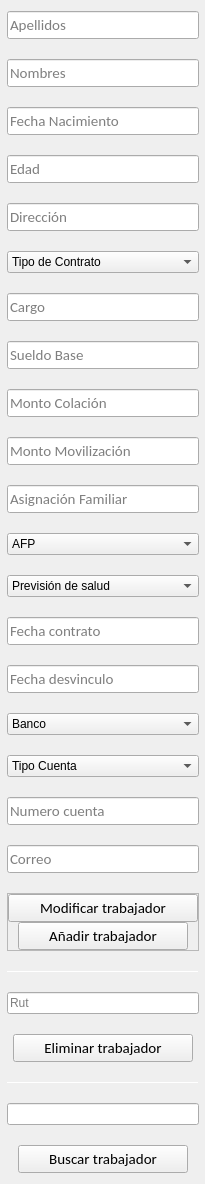
                <widget class="QWidget" name="scrollAreaWidgetContents_2">
                 <property name="geometry">
                  <rect>
                   <x>0</x>
                   <y>0</y>
                   <width>203</width>
                   <height>1105</height>
                  </rect>
                 </property>
                 <property name="styleSheet">
                  <string notr="true"/>
                 </property>
                 <layout class="QVBoxLayout" name="verticalLayout_24">
                  <property name="spacing">
                   <number>20</number>
                  </property>
                  <property name="leftMargin">
                   <number>7</number>
                  </property>
                  <property name="topMargin">
                   <number>11</number>
                  </property>
                  <property name="rightMargin">
                   <number>6</number>
                  </property>
                  <property name="bottomMargin">
                   <number>11</number>
                  </property>
                  <item>
                   <widget class="QLineEdit" name="lineProyecto_2">
                    <property name="font">
                     <font>
                      <family>Calibri</family>
                      <pointsize>11</pointsize>
                      <weight>50</weight>
                      <italic>false</italic>
                      <bold>false</bold>
                     </font>
                    </property>
                    <property name="text">
                     <string/>
                    </property>
                    <property name="placeholderText">
                     <string>Apellidos</string>
                    </property>
                   </widget>
                  </item>
                  <item>
                   <widget class="QLineEdit" name="lineProyecto_3">
                    <property name="font">
                     <font>
                      <family>Calibri</family>
                      <pointsize>11</pointsize>
                      <weight>50</weight>
                      <italic>false</italic>
                      <bold>false</bold>
                     </font>
                    </property>
                    <property name="text">
                     <string/>
                    </property>
                    <property name="placeholderText">
                     <string>Nombres</string>
                    </property>
                   </widget>
                  </item>
                  <item>
                   <widget class="QLineEdit" name="lineProyecto_4">
                    <property name="font">
                     <font>
                      <family>Calibri</family>
                      <pointsize>11</pointsize>
                      <weight>50</weight>
                      <italic>false</italic>
                      <bold>false</bold>
                     </font>
                    </property>
                    <property name="text">
                     <string/>
                    </property>
                    <property name="placeholderText">
                     <string>Fecha Nacimiento</string>
                    </property>
                   </widget>
                  </item>
                  <item>
                   <widget class="QLineEdit" name="lineProyecto_5">
                    <property name="font">
                     <font>
                      <family>Calibri</family>
                      <pointsize>11</pointsize>
                      <weight>50</weight>
                      <italic>false</italic>
                      <bold>false</bold>
                     </font>
                    </property>
                    <property name="text">
                     <string/>
                    </property>
                    <property name="placeholderText">
                     <string>Edad</string>
                    </property>
                   </widget>
                  </item>
                  <item>
                   <widget class="QLineEdit" name="lineProyecto_6">
                    <property name="font">
                     <font>
                      <family>Calibri</family>
                      <pointsize>11</pointsize>
                      <weight>50</weight>
                      <italic>false</italic>
                      <bold>false</bold>
                     </font>
                    </property>
                    <property name="text">
                     <string/>
                    </property>
                    <property name="placeholderText">
                     <string>Dirección</string>
                    </property>
                   </widget>
                  </item>
                  <item>
                   <widget class="QComboBox" name="comboBox">
                    <property name="layoutDirection">
                     <enum>Qt::LeftToRight</enum>
                    </property>
                    <property name="currentText">
                     <string>Tipo de Contrato</string>
                    </property>
                    <item>
                     <property name="text">
                      <string>Tipo de Contrato</string>
                     </property>
                    </item>
                   </widget>
                  </item>
                  <item>
                   <widget class="QLineEdit" name="lineProyecto_8">
                    <property name="font">
                     <font>
                      <family>Calibri</family>
                      <pointsize>11</pointsize>
                      <weight>50</weight>
                      <italic>false</italic>
                      <bold>false</bold>
                     </font>
                    </property>
                    <property name="text">
                     <string/>
                    </property>
                    <property name="placeholderText">
                     <string>Cargo</string>
                    </property>
                   </widget>
                  </item>
                  <item>
                   <widget class="QLineEdit" name="lineProyecto_9">
                    <property name="font">
                     <font>
                      <family>Calibri</family>
                      <pointsize>11</pointsize>
                      <weight>50</weight>
                      <italic>false</italic>
                      <bold>false</bold>
                     </font>
                    </property>
                    <property name="text">
                     <string/>
                    </property>
                    <property name="placeholderText">
                     <string>Sueldo Base</string>
                    </property>
                   </widget>
                  </item>
                  <item>
                   <widget class="QLineEdit" name="lineProyecto_10">
                    <property name="font">
                     <font>
                      <family>Calibri</family>
                      <pointsize>11</pointsize>
                      <weight>50</weight>
                      <italic>false</italic>
                      <bold>false</bold>
                     </font>
                    </property>
                    <property name="text">
                     <string/>
                    </property>
                    <property name="placeholderText">
                     <string>Monto Colación</string>
                    </property>
                   </widget>
                  </item>
                  <item>
                   <widget class="QLineEdit" name="lineProyecto_11">
                    <property name="font">
                     <font>
                      <family>Calibri</family>
                      <pointsize>11</pointsize>
                      <weight>50</weight>
                      <italic>false</italic>
                      <bold>false</bold>
                     </font>
                    </property>
                    <property name="text">
                     <string/>
                    </property>
                    <property name="placeholderText">
                     <string>Monto Movilización</string>
                    </property>
                   </widget>
                  </item>
                  <item>
                   <widget class="QLineEdit" name="lineProyecto_12">
                    <property name="font">
                     <font>
                      <family>Calibri</family>
                      <pointsize>11</pointsize>
                      <weight>50</weight>
                      <italic>false</italic>
                      <bold>false</bold>
                     </font>
                    </property>
                    <property name="text">
                     <string/>
                    </property>
                    <property name="placeholderText">
                     <string>Asignación Familiar</string>
                    </property>
                   </widget>
                  </item>
                  <item>
                   <widget class="QComboBox" name="comboBox_2">
                    <property name="layoutDirection">
                     <enum>Qt::LeftToRight</enum>
                    </property>
                    <property name="currentText">
                     <string>AFP</string>
                    </property>
                    <item>
                     <property name="text">
                      <string>AFP</string>
                     </property>
                    </item>
                   </widget>
                  </item>
                  <item>
                   <widget class="QComboBox" name="comboBox_3">
                    <property name="layoutDirection">
                     <enum>Qt::LeftToRight</enum>
                    </property>
                    <property name="currentText">
                     <string>Previsión de salud</string>
                    </property>
                    <item>
                     <property name="text">
                      <string>Previsión de salud</string>
                     </property>
                    </item>
                   </widget>
                  </item>
                  <item>
                   <widget class="QLineEdit" name="lineProyecto_13">
                    <property name="font">
                     <font>
                      <family>Calibri</family>
                      <pointsize>11</pointsize>
                      <weight>50</weight>
                      <italic>false</italic>
                      <bold>false</bold>
                     </font>
                    </property>
                    <property name="text">
                     <string/>
                    </property>
                    <property name="placeholderText">
                     <string>Fecha contrato</string>
                    </property>
                   </widget>
                  </item>
                  <item>
                   <widget class="QLineEdit" name="lineProyecto_14">
                    <property name="font">
                     <font>
                      <family>Calibri</family>
                      <pointsize>11</pointsize>
                      <weight>50</weight>
                      <italic>false</italic>
                      <bold>false</bold>
                     </font>
                    </property>
                    <property name="text">
                     <string/>
                    </property>
                    <property name="placeholderText">
                     <string>Fecha desvinculo</string>
                    </property>
                   </widget>
                  </item>
                  <item>
                   <widget class="QComboBox" name="comboBox_4">
                    <property name="layoutDirection">
                     <enum>Qt::LeftToRight</enum>
                    </property>
                    <property name="currentText">
                     <string>Banco</string>
                    </property>
                    <item>
                     <property name="text">
                      <string>Banco</string>
                     </property>
                    </item>
                   </widget>
                  </item>
                  <item>
                   <widget class="QComboBox" name="comboBox_5">
                    <property name="layoutDirection">
                     <enum>Qt::LeftToRight</enum>
                    </property>
                    <property name="currentText">
                     <string>Tipo Cuenta</string>
                    </property>
                    <item>
                     <property name="text">
                      <string>Tipo Cuenta</string>
                     </property>
                    </item>
                   </widget>
                  </item>
                  <item>
                   <widget class="QLineEdit" name="lineProyecto_15">
                    <property name="font">
                     <font>
                      <family>Calibri</family>
                      <pointsize>11</pointsize>
                      <weight>50</weight>
                      <italic>false</italic>
                      <bold>false</bold>
                     </font>
                    </property>
                    <property name="text">
                     <string/>
                    </property>
                    <property name="placeholderText">
                     <string>Numero cuenta</string>
                    </property>
                   </widget>
                  </item>
                  <item>
                   <widget class="QLineEdit" name="lineProyecto_16">
                    <property name="font">
                     <font>
                      <family>Calibri</family>
                      <pointsize>11</pointsize>
                      <weight>50</weight>
                      <italic>false</italic>
                      <bold>false</bold>
                     </font>
                    </property>
                    <property name="text">
                     <string/>
                    </property>
                    <property name="placeholderText">
                     <string>Correo</string>
                    </property>
                   </widget>
                  </item>
                  <item alignment="Qt::AlignHCenter|Qt::AlignVCenter">
                   <widget class="QFrame" name="frame_9">
                    <property name="maximumSize">
                     <size>
                      <width>16777215</width>
                      <height>100</height>
                     </size>
                    </property>
                    <property name="frameShape">
                     <enum>QFrame::StyledPanel</enum>
                    </property>
                    <property name="frameShadow">
                     <enum>QFrame::Raised</enum>
                    </property>
                    <layout class="QVBoxLayout" name="verticalLayout_20">
                     <property name="spacing">
                      <number>0</number>
                     </property>
                     <property name="leftMargin">
                      <number>0</number>
                     </property>
                     <property name="topMargin">
                      <number>0</number>
                     </property>
                     <property name="rightMargin">
                      <number>0</number>
                     </property>
                     <property name="bottomMargin">
                      <number>0</number>
                     </property>
                     <item alignment="Qt::AlignHCenter">
                      <widget class="QPushButton" name="modificar_trabBtn">
                       <property name="minimumSize">
                        <size>
                         <width>190</width>
                         <height>0</height>
                        </size>
                       </property>
                       <property name="maximumSize">
                        <size>
                         <width>16777215</width>
                         <height>16777215</height>
                        </size>
                       </property>
                       <property name="font">
                        <font>
                         <family>Calibri</family>
                         <pointsize>11</pointsize>
                        </font>
                       </property>
                       <property name="cursor">
                        <cursorShape>PointingHandCursor</cursorShape>
                       </property>
                       <property name="toolTip">
                        <string>&lt;html&gt;&lt;head/&gt;&lt;body&gt;&lt;p align=&quot;center&quot;&gt;&lt;br/&gt;&lt;/p&gt;&lt;/body&gt;&lt;/html&gt;</string>
                       </property>
                       <property name="text">
                        <string>Modificar trabajador</string>
                       </property>
                       <property name="icon">
                        <iconset resource="Source.qrc">
                         <normaloff>:/newPrefix/ICONS/actualizar-flecha.png</normaloff>:/newPrefix/ICONS/actualizar-flecha.png</iconset>
                       </property>
                      </widget>
                     </item>
                     <item alignment="Qt::AlignHCenter">
                      <widget class="QPushButton" name="insertar_trabBtn">
                       <property name="minimumSize">
                        <size>
                         <width>170</width>
                         <height>0</height>
                        </size>
                       </property>
                       <property name="maximumSize">
                        <size>
                         <width>16777215</width>
                         <height>16777215</height>
                        </size>
                       </property>
                       <property name="font">
                        <font>
                         <family>Calibri</family>
                         <pointsize>11</pointsize>
                        </font>
                       </property>
                       <property name="cursor">
                        <cursorShape>PointingHandCursor</cursorShape>
                       </property>
                       <property name="text">
                        <string>Añadir trabajador</string>
                       </property>
                       <property name="icon">
                        <iconset resource="Source.qrc">
                         <normaloff>:/newPrefix/ICONS/layer-plus.png</normaloff>:/newPrefix/ICONS/layer-plus.png</iconset>
                       </property>
                      </widget>
                     </item>
                    </layout>
                   </widget>
                  </item>
                  <item>
                   <widget class="Line" name="line_7">
                    <property name="minimumSize">
                     <size>
                      <width>0</width>
                      <height>1</height>
                     </size>
                    </property>
                    <property name="orientation">
                     <enum>Qt::Horizontal</enum>
                    </property>
                   </widget>
                  </item>
                  <item>
                   <widget class="QLineEdit" name="lineEdit">
                    <property name="placeholderText">
                     <string>Rut</string>
                    </property>
                   </widget>
                  </item>
                  <item alignment="Qt::AlignHCenter">
                   <widget class="QPushButton" name="eliminar_trabBtn">
                    <property name="minimumSize">
                     <size>
                      <width>180</width>
                      <height>0</height>
                     </size>
                    </property>
                    <property name="maximumSize">
                     <size>
                      <width>16777215</width>
                      <height>16777215</height>
                     </size>
                    </property>
                    <property name="font">
                     <font>
                      <family>Calibri</family>
                      <pointsize>11</pointsize>
                     </font>
                    </property>
                    <property name="cursor">
                     <cursorShape>PointingHandCursor</cursorShape>
                    </property>
                    <property name="text">
                     <string>Eliminar trabajador</string>
                    </property>
                    <property name="icon">
                     <iconset resource="Source.qrc">
                      <normaloff>:/newPrefix/ICONS/eliminar.png</normaloff>:/newPrefix/ICONS/eliminar.png</iconset>
                    </property>
                   </widget>
                  </item>
                  <item>
                   <widget class="Line" name="line_8">
                    <property name="minimumSize">
                     <size>
                      <width>0</width>
                      <height>1</height>
                     </size>
                    </property>
                    <property name="orientation">
                     <enum>Qt::Horizontal</enum>
                    </property>
                   </widget>
                  </item>
                  <item>
                   <widget class="QLineEdit" name="lineEdit_2"/>
                  </item>
                  <item alignment="Qt::AlignHCenter">
                   <widget class="QPushButton" name="buscar_trabBtn">
                    <property name="minimumSize">
                     <size>
                      <width>170</width>
                      <height>0</height>
                     </size>
                    </property>
                    <property name="maximumSize">
                     <size>
                      <width>16777215</width>
                      <height>16777215</height>
                     </size>
                    </property>
                    <property name="font">
                     <font>
                      <family>Calibri</family>
                      <pointsize>11</pointsize>
                     </font>
                    </property>
                    <property name="cursor">
                     <cursorShape>PointingHandCursor</cursorShape>
                    </property>
                    <property name="text">
                     <string>Buscar trabajador</string>
                    </property>
                    <property name="icon">
                     <iconset resource="Source.qrc">
                      <normaloff>:/newPrefix/ICONS/Buscar.png</normaloff>:/newPrefix/ICONS/Buscar.png</iconset>
                    </property>
                   </widget>
                  </item>
                 </layout>
                </widget>
